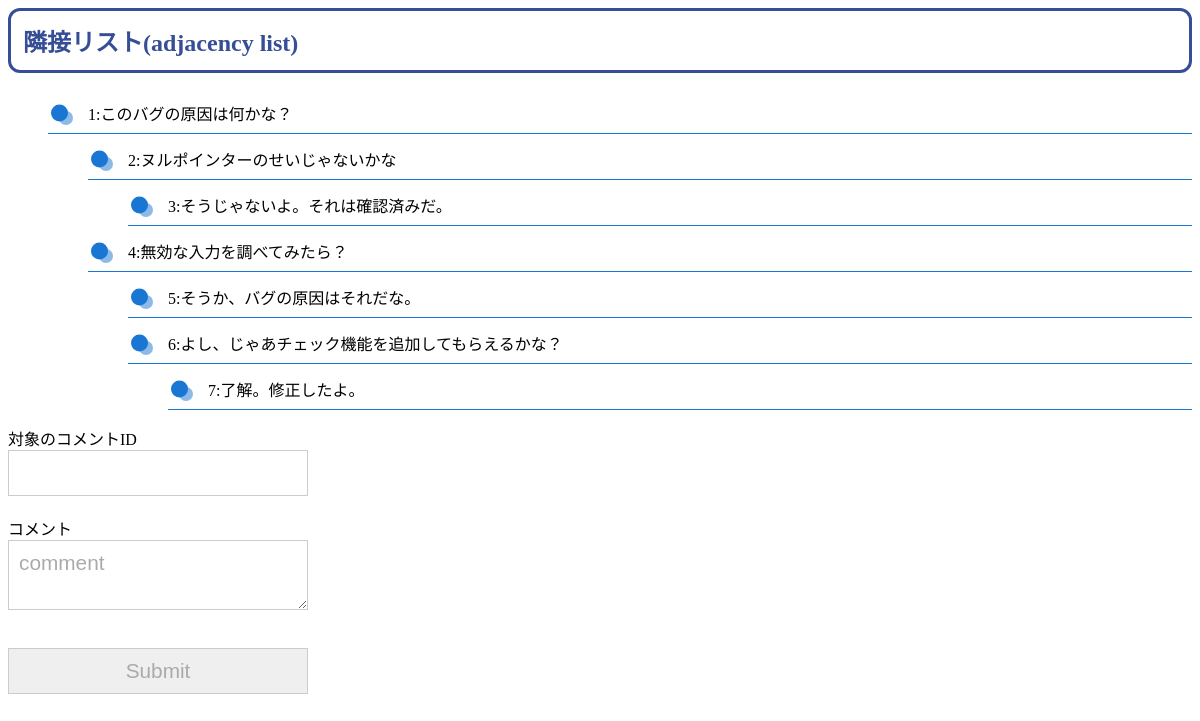
/src/adjacency_list.php, run on the app's committed database.
### tables this page shows
create table Comments (
  comment_id   SERIAL PRIMARY KEY,
  parent_id    BIGINT UNSIGNED,
  comment      TEXT NOT NULL,
  FOREIGN KEY (parent_id) REFERENCES Comments(comment_id)
);

### src/adjacency_list.php (the view, shortened to what this page needs)
<?php
require_once(__DIR__ . '/db.php');
echo '<link rel="stylesheet" href="/css/base.css">';
echo "<h2>隣接リスト(adjacency list)</h2>";
if (array_key_exists('key', $_GET)) {
    $parent_stmt = $pdo->prepare("SELECT comment_id FROM Comments WHERE comment_id = :COMMENT_ID");
    $parent_stmt->bindValue(':COMMENT_ID', $_GET['key']);
} else {
    $parent_stmt = $pdo->prepare("SELECT comment_id FROM Comments WHERE parent_id is null");
}
$parent_stmt->execute();
$parent_rows = $parent_stmt->fetchAll();
foreach ($parent_rows as $key) {
    $stmt = $pdo->prepare("SELECT comment_id, parent_id, comment FROM Comments WHERE comment_id = :COMMENT_ID");
    $stmt->bindValue(':COMMENT_ID', $key['comment_id']);
    $stmt->execute();
    $row = $stmt->fetch();
    if (isset($row['comment'])) {
        echo "<ul>";
        echo "<li>" . $row['comment_id'] . ":" . htmlspecialchars($row['comment'],ENT_QUOTES) . "</li>";
        commentsFindByCommentId($key['comment_id'], $pdo);
        echo "</ul>";
    }
}
function commentsFindByCommentId($key, $pdo)
{
    $stmt = $pdo->prepare("SELECT comment_id, parent_id, comment FROM Comments WHERE parent_id = :PARENT_ID");
    $stmt->bindValue(':PARENT_ID', $key);
    $stmt->execute();
    $rows = $stmt->fetchAll();
    foreach ($rows as $row) {
        echo "<ul>";
        echo "<li>" . $row['comment_id'] . ":" . htmlspecialchars($row['comment'],ENT_QUOTES) . "</li>";
        commentsFindByCommentId($row['comment_id'], $pdo);
        echo "</ul>";
    }
}
?>
<form method="POST" action="">
    <div>対象のコメントID<br>
    <input type="text" name="key" /><br></div>
    <div>コメント<br>
    <textarea name="comment">comment</textarea><br></div>
    <br><input type="submit" />
</form>

### css/base.css (style rules this page uses)
h2 { color: #364e96; border: solid 3px #364e96; padding: 0.5em; border-radius: 0.5em; }
input { border:0; padding:10px; font-size:1.3em; font-family:Arial, sans-serif; color:#aaa; border:solid 1px #ccc; margin:0 0 20px; width:300px; }
textarea { border:0; padding:10px; font-size:1.3em; font-family:Arial, sans-serif; color:#aaa; border:solid 1px #ccc; margin:0 0 20px; width:300px; }
ul { list-style-type: none; }
ul li { position: relative; padding: 0.5em 1em 0.5em 2.3em; margin-bottom:5px; border-bottom: 1px solid rgba(25,118,210,1); padding-inline-start: 40px; }
ul li:after, ul li:before { content:''; position: absolute; border-radius: 50%; }
ul li:before { top: 50%; left: 0.2em; width: 17px; height: 17px; background: rgba(25,118,210, 1); transform: translateY(-50%); }
ul li:after { top: 1.1em; left: 0.7em; width: 14px; height: 14px; background: rgba(25,118,210, 0.5); }

### data on the page
comments: comment_id "1", comment "このバグの原因は何かな？"
comments: comment_id "2", comment "ヌルポインターのせいじゃないかな"
comments: comment_id "3", comment "そうじゃないよ。それは確認済みだ。"
comments: comment_id "4", comment "無効な入力を調べてみたら？"
comments: comment_id "5", comment "そうか、バグの原因はそれだな。"
comments: comment_id "6", comment "よし、じゃあチェック機能を追加してもらえるかな？"
comments: comment_id "7", comment "了解。修正したよ。"
